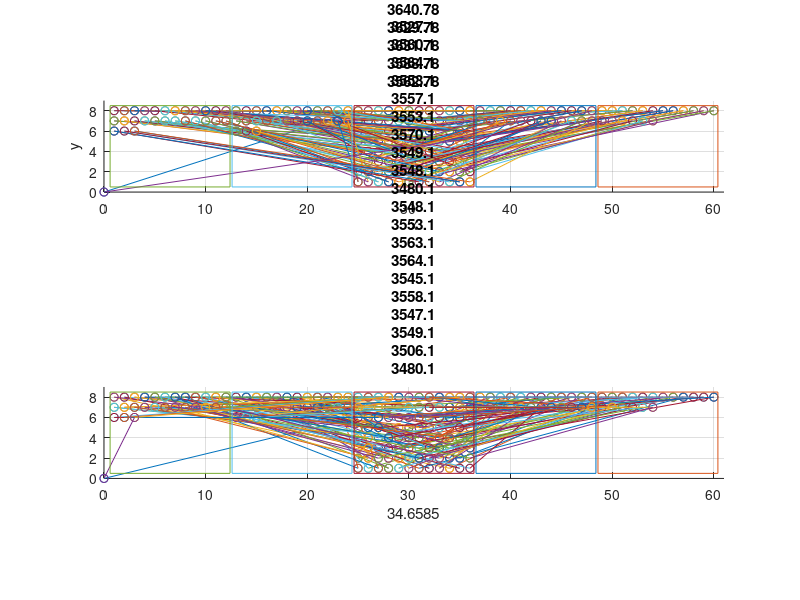

MATLAB code for this plot: (Note: this script raises an error after producing the figure.)
%% Route generation and optimization with genetic algorithm
%% FE 2020
clear all;
%% Start and end position vectors with random target groups for each seedling
n = 96;  %Number of seedlings
vertices = 2*n+1;
seedlings = zeros(n,3);
target1 = zeros(n,2);
target2 = zeros(n,2);
target3 = zeros(n,2);
target4 = zeros(n,2);
seedCount = 1;
groupLow = 1;
groupHigh = 4;
boxWidth = 12;

%% Define positions of seedlings and target plates. Seedlings get a corresponding 
%   random group
for i = 8:-1:1
    for j = 1:12
        seedlings(seedCount,:,:) = [j+2*boxWidth i randi([groupLow groupHigh],1)];
        target1(seedCount,:) = [j i];
        target2(seedCount,:) = [j+1*boxWidth i];
        target3(seedCount,:) = [j+3*boxWidth i];
        target4(seedCount,:) = [j+4*boxWidth i];
        
        seedCount = seedCount + 1;
    end
end

%% Squares
X1 = 0.6;
X2 = 12.4;
Y1 = 0.5;
Y2 = 8.5;
squareX = zeros(5,5);
squareY = zeros(5,5);
for i = 1:5
    squareX(i,:) = [X1+(i-1)*boxWidth, X2+(i-1)*boxWidth, X2+(i-1)*boxWidth, ...
        X1+(i-1)*boxWidth, X1+(i-1)*boxWidth]; 
    squareY(i,:) = [Y1, Y1, Y2, Y2, Y1];
end

%% Parameters
popSize = 50;
keepRate = 0.1; 
mutationRate = 0.1;
maxIter = 100;

%% Set starting point for each target plate to simulate pre filled state
targetFill_1 = 1;
targetFill_2 = 1;
targetFill_3 = 1;
targetFill_4 = 1;

%% Initial values
recordDistance = inf;
iterCount = 1;
keepSize = floor(keepRate*popSize);
routeMatrix = zeros(popSize, vertices+1, 2);
population = zeros(popSize,n);
fitness = zeros(popSize,1);
avrgFitness = zeros(maxIter,2);

% Initial population
for i = 1:popSize
    population(i,:) = randperm(n,n);
end

% Create one standard pop with standard route for comparison
popUnoptimized = 1:1:n;
population(1,:) = popUnoptimized;
popMark = false;
standardLength = 1;

while iterCount <= maxIter
    %% Calculate Fitness
    for i = 1:popSize
        %% Generate routeMatrix depending on populations
        posCount = 2;
        %  Reset Counts to start with first empty position. Increase to
        %  simulate prefilled trays.
        targetCount1 = targetFill_1;
        targetCount2 = targetFill_2;
        targetCount3 = targetFill_3;
        targetCount4 = targetFill_4;
        for j = 1:length(population(i,:))
            routeMatrix(i,posCount,:) = seedlings(population(i,j),1:2);
            if seedlings(population(i,j),3) == 1
                routeMatrix(i,posCount+1,:) = target1(targetCount1,:);
                targetCount1 = targetCount1 + 1;
            end
            if seedlings(population(i,j),3) == 2
                routeMatrix(i,posCount+1,:) = target2(targetCount2,:);
                targetCount2 = targetCount2 + 1;
            end
            if seedlings(population(i,j),3) == 3
                routeMatrix(i,posCount+1,:) = target3(targetCount3,:);
                targetCount3 = targetCount3 + 1;
            end
            if seedlings(population(i,j),3) == 4
                routeMatrix(i,posCount+1,:) = target4(targetCount4,:);
                targetCount4 = targetCount4 + 1;
            end
            posCount = posCount + 2;
        end
        %% Calculation of route length
        routeLength = 0;
        for k = 2:vertices+1
            verticeLength = sqrt((routeMatrix(i,k,1)-routeMatrix(i,k-1,1))^2 ...
                + (routeMatrix(i,k,2)-routeMatrix(i,k-1,2))^2);
            routeLength = routeLength + verticeLength;
        end
        % Plot standard order for comparison
        if popMark == false
            figure(1);
            subplot(2,1,1);
            title("Unoptimized distance: "+routeLength);
            xlim([0 61]);
            ylim([0 9]);
            xlabel('x');
            ylabel('y');
            grid on;
            for l = 1:vertices
                hold on
                plot(routeMatrix(i,[l, l+1],1), routeMatrix(i,[l, l+1],2),'-o');
            end
            for m = 1:5
                plot(squareX(m,:), squareY(m,:));
            end
            daspect([1 1 1])
            standardLength = routeLength;
            popMark = true;
        end
        %% Update best populations
        if routeLength < recordDistance
            recordDistance = routeLength;
            bestEver = population(i,:);
            
            %% Plot route
            figure(1);
            subplot(2,1,2);
            cla(subplot(2,1,2));
            title("Optimized distance: "+recordDistance);
            xlim([0 61]);
            ylim([0 9]);
            xlabel((recordDistance/standardLength-1)*100+"%");
            grid on;
            for l = 1:vertices
                hold on
                plot(routeMatrix(i,[l, l+1],1), routeMatrix(i,[l, l+1],2),'-o')
            end
            for m = 1:5
                plot(squareX(m,:), squareY(m,:));
            end
            daspect([1 1 1])
        end        
        fitness(i,1) = routeLength;
    end
    
    %% Normalize Fitness
    sumFitness = 0;
    for i = 1:popSize
        sumFitness = sumFitness + fitness(i,1);
    end    
    for i = 1:popSize
        fitness(i,1) = fitness(i,1) / sumFitness;
    end
    
    %% Sort fitness values while keeping the index
    sortedFitness = zeros(popSize,2);
    sortedFitness(:,1) = fitness;
    sortedFitness(:,2) = 1:1:popSize;
    sortedFitness = sortrows(sortedFitness,1);
    
    %% Create next Generation with mutation
    newPopulation = zeros(popSize,n);
    %% Keep best populations
    for i = 1:keepSize
        newPopulation(i,:) = population(sortedFitness(i,2),:);
    end
    
    %% Fill all others with mated and mutated recombinations from last generation
    for i = keepSize:popSize
        % Crossover
        orderA = roulette_wheel(population(:,:), fitness(:,:));
        orderB = roulette_wheel(population(:,:), fitness(:,:));
        order = crossover(orderA, orderB);
        % Mutation
        for j = 1:n
            if rand < mutationRate
                pointA = randi(length(order));
                pointB = randi(length(order));
                temp = order(pointA);
                order(pointA) = order(pointB);
                order(pointB) = temp;
            end
        end
        newPopulation(i,:) = order;      
    end
    population = newPopulation;
    
    %% Increment iter
    iterCount = iterCount+1;
end
